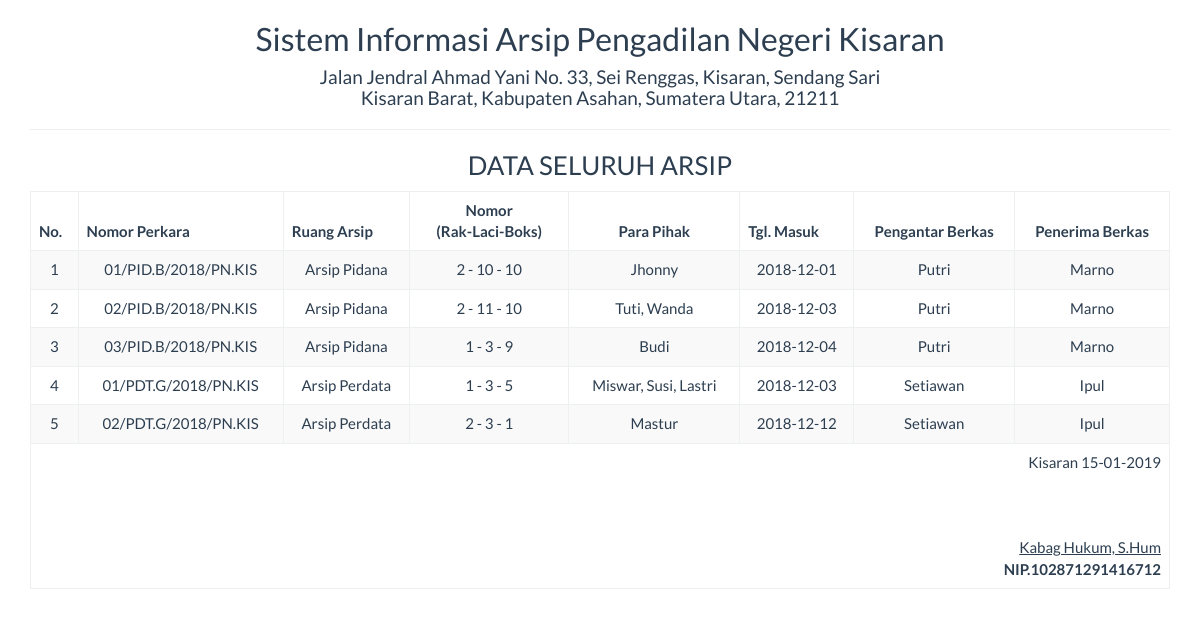
Page /report/arsip_semua.php on the committed database.
### tables this page shows
CREATE TABLE `arsip` (
  `id` int(5) NOT NULL,
  `ruang_arsip` varchar(25) NOT NULL,
  `no_rak` int(5) NOT NULL,
  `no_laci` int(5) NOT NULL,
  `no_boks` int(5) NOT NULL,
  `para_pihak` varchar(100) NOT NULL,
  `no_perkara` varchar(50) NOT NULL,
  `tgl_masuk` date NOT NULL,
  `penerima` varchar(50) NOT NULL,
  `pemberi` varchar(50) NOT NULL,
  `status` varchar(25) NOT NULL,
  `keterangan` varchar(100) NOT NULL
);

### report/arsip_semua.php (the view, shortened to what this page needs)
<!DOCTYPE html>
<html>
    <head>
        <link href="../Assets/css/bootstrap.min.css" rel="stylesheet" type="text/css"/>
    </head>
    <body onload="print()">
        <?php
        include '../config/koneksi.php';
        ?>
        <div class="container">
            <div class='row'>
                <div class="col-sm-12">
                    <div class="text-center">
                        <h2>Sistem Informasi Arsip Pengadilan Negeri Kisaran </h2>
                        <h4>Jalan Jendral Ahmad Yani No. 33, Sei Renggas, Kisaran, Sendang Sari <br> Kisaran Barat, Kabupaten Asahan, Sumatera Utara, 21211</h4>
                        <hr>
                        <h3>DATA SELURUH ARSIP</h3>
                        <table class="table table-bordered table-striped table-hover">
                        <tbody>
                                <thead>
								<tr>
									<th>No.</th><th width="18%">Nomor Perkara</th><th>Ruang Arsip</th><th width="14%"><center>Nomor <br> (Rak-Laci-Boks)</center></th><th width="15%"><center>Para Pihak</center></th><th width="10%">Tgl. Masuk</th><th><center>Pengantar Berkas</center></th><th><center>Penerima Berkas</center></th>
								</tr>
								</thead>
							<tbody>
                            <?php
                            $sql = "SELECT * FROM arsip";
                            $query = mysqli_query($koneksi, $sql) or die("SQL Anda Salah");
                            $nomor = 0;
                            while ($data = mysqli_fetch_array($query)) {
                                $nomor++;
                                ?>
                                <tr>
                                    <td><?= $nomor ?></td>
									<td><?= $data['no_perkara'] ?></td>
                                    <td><?= $data['ruang_arsip'] ?></td>
                                    <td><?= $data['no_rak'] ?> - <?= $data['no_laci'] ?> - <?= $data['no_boks'] ?></td>
                                    <td><?= $data['para_pihak'] ?></td>
									<td><?= $data['tgl_masuk'] ?></td>
									<td><?= $data['pemberi'] ?></td>
									<td><?= $data['penerima'] ?></td>
                                </tr>
                            <?php } ?>
							</tbody>
                        </tbody>
                            <tfoot>
                                <tr>
                                    <td colspan="8" class="text-right">
                                        Kisaran  <?= date("d-m-Y") ?>
                                        <br><br><br><br>
                                        <u>Kabag Hukum, S.Hum<strong></u><br>
                                        NIP.102871291416712
									</td>
								</tr>
							</tfoot>
                        </table>
                    </div>
                </div>
            </div>
    </body>
</html>

### rows in the picture
arsip: no_perkara "01/PID.B/2018/PN.KIS", ruang_arsip "Arsip Pidana", no_rak "2", no_laci "10", no_boks "10", para_pihak "Jhonny", tgl_masuk "2018-12-01", pemberi "Putri", penerima "Marno"
arsip: no_perkara "02/PID.B/2018/PN.KIS", ruang_arsip "Arsip Pidana", no_rak "2", no_laci "11", no_boks "10", para_pihak "Tuti, Wanda", tgl_masuk "2018-12-03", pemberi "Putri", penerima "Marno"
arsip: no_perkara "03/PID.B/2018/PN.KIS", ruang_arsip "Arsip Pidana", no_rak "1", no_laci "3", no_boks "9", para_pihak "Budi", tgl_masuk "2018-12-04", pemberi "Putri", penerima "Marno"
arsip: no_perkara "01/PDT.G/2018/PN.KIS", ruang_arsip "Arsip Perdata", no_rak "1", no_laci "3", no_boks "5", para_pihak "Miswar, Susi, Lastri", tgl_masuk "2018-12-03", pemberi "Setiawan", penerima "Ipul"
arsip: no_perkara "02/PDT.G/2018/PN.KIS", ruang_arsip "Arsip Perdata", no_rak "2", no_laci "3", no_boks "1", para_pihak "Mastur", tgl_masuk "2018-12-12", pemberi "Setiawan", penerima "Ipul"
